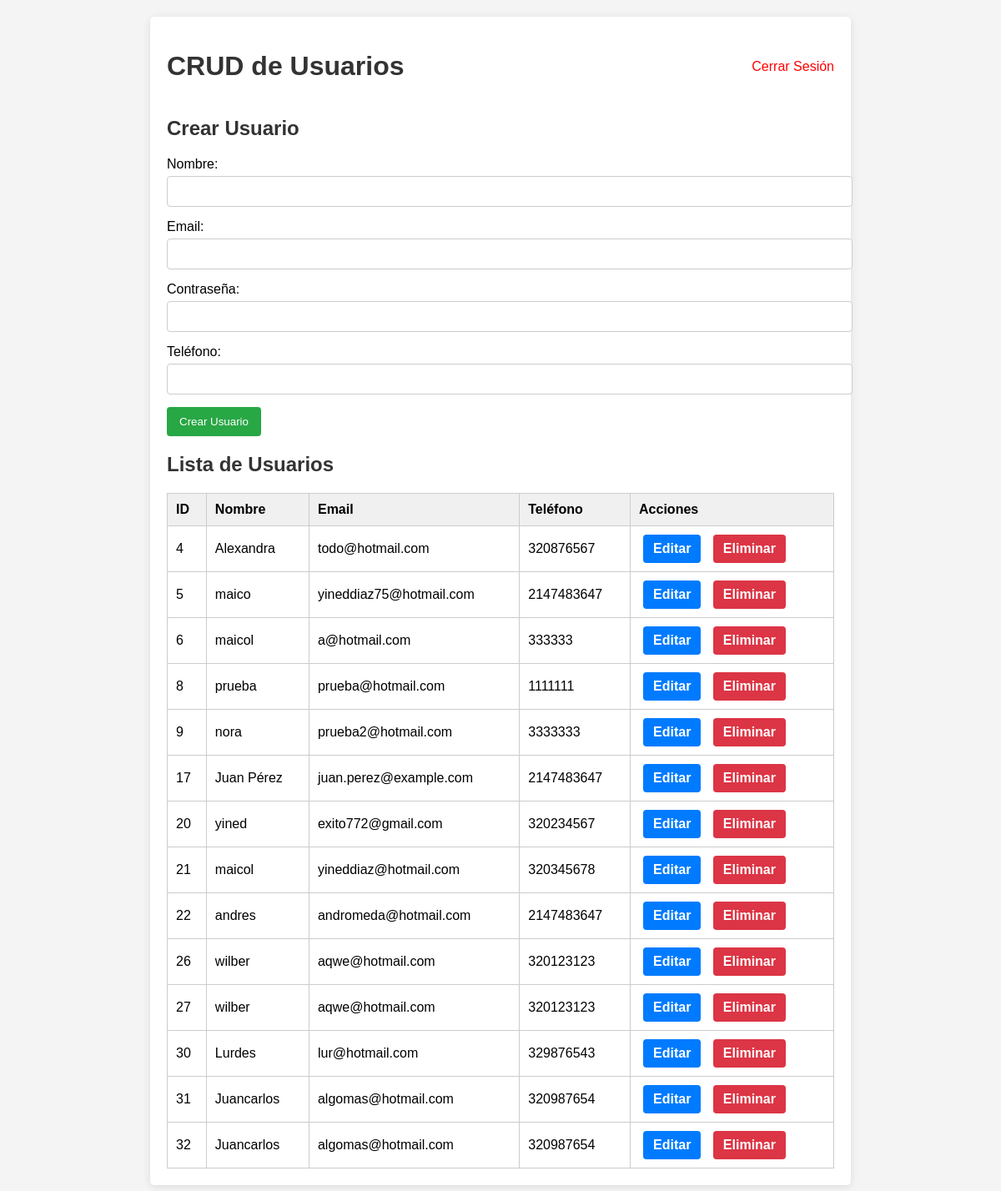
Screenshot of /index.php (signed in) with the database file from the repository.
### tables this page shows
CREATE TABLE `registro` (
  `id` int(20) NOT NULL,
  `nombre` varchar(15) NOT NULL,
  `email` varchar(200) NOT NULL,
  `Telefono` int(11) NOT NULL,
  `password` varchar(150) NOT NULL,
  `rol` int(2) NOT NULL
);

### index.php (the view, shortened to what this page needs)
<?php
$servername = "localhost";
$username = "root";
$password = "";
$dbname = "proyecto";
$conn = new mysqli($servername, $username, $password, $dbname);
$sql = "SELECT * FROM registro";
$result = $conn->query($sql);
?>
<!DOCTYPE html>
<html lang="es">
<head>
    <link rel="stylesheet" href="styles.css">
</head>
<body>
    <div class="container">
        <header>
            <h1>CRUD de Usuarios</h1>
            <a href="logout.php" class="logout">Cerrar Sesión</a>
        </header>
        <section class="form-section">
            <h2>Crear Usuario</h2>
            <form action="crear.php" method="POST">
                <div class="form-group">
                    <label for="nombre">Nombre:</label>
                    <input type="text" id="nombre" name="nombre" required>
                </div>
                <div class="form-group">
                    <label for="email">Email:</label>
                    <input type="email" id="email" name="email" required>
                </div>
                <div class="form-group">
                    <label for="password">Contraseña:</label>
                    <input type="password" id="password" name="password" required>
                </div>
                <div class="form-group">
                    <label for="phone">Teléfono:</label>
                    <input type="tel" id="phone" name="phone" required>
                </div>
                <button type="submit">Crear Usuario</button>
            </form>
        </section>
        <section class="user-list">
            <h2>Lista de Usuarios</h2>
            <table>
                <thead>
                    <tr>
                        <th>ID</th>
                        <th>Nombre</th>
                        <th>Email</th>
                        <th>Teléfono</th>
                        <th>Acciones</th>
                    </tr>
                </thead>
                <tbody>
                    <?php if ($result->num_rows > 0): ?>
                        <?php while ($row = $result->fetch_assoc()): ?>
                            <tr>
                                <td><?php echo htmlspecialchars($row['id']); ?></td>
                                <td><?php echo htmlspecialchars($row['nombre']); ?></td>
                                <td><?php echo htmlspecialchars($row['email']); ?></td>
                                <td><?php echo htmlspecialchars($row['Telefono']); ?></td>
                                <td>
                                <a href="editar.php?id=<?php echo $row['id']; ?>" class="btn editar">Editar</a>
                                <a href="eliminar.php?id=<?php echo $row['id']; ?>" class="btn eliminar">Eliminar</a>
                                </td>
                            </tr>
                        <?php endwhile; ?>
                    <?php else: ?>
                        <tr>
                            <td colspan="5">No hay usuarios registrados.</td>
                        </tr>
                    <?php endif; ?>
                </tbody>
            </table>
        </section>
    </div>
</body>
</html>

### styles.css (style rules this page uses)
body { font-family: Arial, sans-serif; background-color: #f4f4f4; margin: 0; padding: 20px; }
.container { max-width: 800px; margin: auto; background: white; padding: 20px; border-radius: 5px; box-shadow: 0 2px 10px rgba(0, 0, 0, 0.1); }
header { display: flex; justify-content: space-between; align-items: center; }
.logout { color: red; text-decoration: none; }
h1, h2 { color: #333; }
.form-section, .user-list { margin-top: 20px; }
.form-group { margin-bottom: 15px; }
label { display: block; margin-bottom: 5px; }
input[type="text"], input[type="email"], input[type="password"], input[type="tel"] { width: 100%; padding: 10px; border: 1px solid #ccc; border-radius: 4px; }
button { padding: 10px 15px; background: #28a745; color: white; border: none; border-radius: 4px; cursor: pointer; }
table { width: 100%; border-collapse: collapse; }
th, td { padding: 10px; border: 1px solid #ccc; text-align: left; }
th { background: #f0f0f0; }
.btn { display: inline-block; padding: 8px 12px; margin: 0 5px; border: none; border-radius: 4px; text-decoration: none; color: white; font-weight: bold; text-align: center; cursor: pointer; transition: background-color 0.3s; }
.btn.editar { background-color: #007bff; }
.btn.eliminar { background-color: #dc3545; }

### rows the page displays
registro: id "4", nombre "Alexandra", email "todo@hotmail.com", Telefono "320876567"
registro: id "5", nombre "maico", email "yineddiaz75@hotmail.com", Telefono "2147483647"
registro: id "6", nombre "maicol", email "a@hotmail.com", Telefono "333333"
registro: id "8", nombre "prueba", email "prueba@hotmail.com", Telefono "1111111"
registro: id "9", nombre "nora", email "prueba2@hotmail.com", Telefono "3333333"
registro: id "17", nombre "Juan Pérez", email "juan.perez@example.com", Telefono "2147483647"
registro: id "20", nombre "yined", email "exito772@gmail.com", Telefono "320234567"
registro: id "21", nombre "maicol", email "yineddiaz@hotmail.com", Telefono "320345678"
registro: id "22", nombre "andres", email "andromeda@hotmail.com", Telefono "2147483647"
registro: id "26", nombre "wilber", email "aqwe@hotmail.com", Telefono "320123123"
registro: id "27", nombre "wilber", email "aqwe@hotmail.com", Telefono "320123123"
registro: id "30", nombre "Lurdes", email "lur@hotmail.com", Telefono "329876543"
registro: id "31", nombre "Juancarlos", email "algomas@hotmail.com", Telefono "320987654"
registro: id "32", nombre "Juancarlos", email "algomas@hotmail.com", Telefono "320987654"
